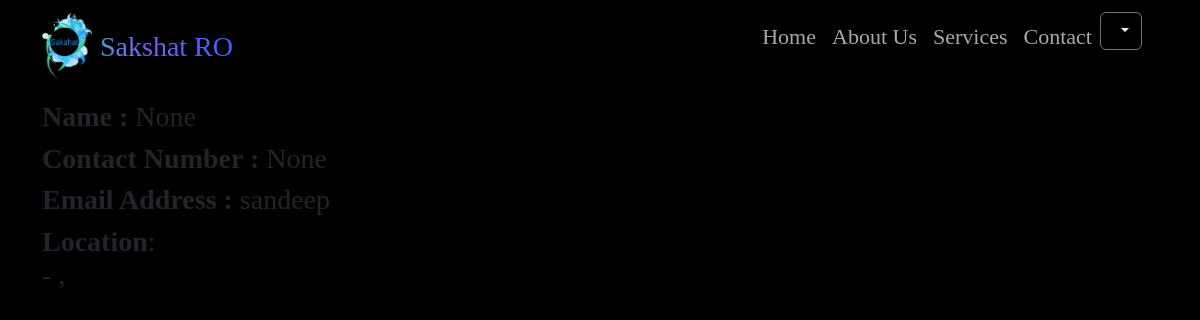
The app's page /profile (signed in) with its own data.
### sakshatro/models.py (models this page shows, shortened)
class User(AbstractUser):
    username = models.CharField(max_length=150, unique=True)
    name = models.CharField(max_length=64, null=True)
    Address= models.CharField(max_length=500, default="")
    city = models.CharField(max_length=32, default="")
    state = models.CharField(max_length=64, default="")
    zip_code = models.CharField(max_length=10,default="")
    contact_number = models.CharField( max_length=11, null=True)

### sakshatro/views.py (the view)
# urls.py: path("profile",views.profile, name="profile"),
@login_required
def profile(request):
    user = request.user
    return render(request, "sakshatro/profile.html",{
        "user":user,
    })

### sakshatro/templates/sakshatro/profile.html
{% extends 'sakshatro/index.html' %}
{% block login %}
<div class="container" style="font-family: Playfair Display ;">
<h3><b>Name : </b>{{ user.name }}</h3>
<h3><b>Contact Number :</b> {{ user.contact_number }}  </h3>
<h3><b>Email Address : </b> {{ user.username }}  </h3>
<h3><b>Location</b>: {{ user.Address }} <br> {{user.city}} - {{ user.zip_code }}, {{ user.state }} </h3>
</div>
{% endblock %}

### sakshatro/templates/sakshatro/index.html (style rules this page uses)
body { overflow-x: hidden; font-family: 'Garamond', serif; padding-top: 100px; background-color: black; text-decoration-color: white; }

### records on screen
User: name "None", contact_number "None", username "sandeep"
